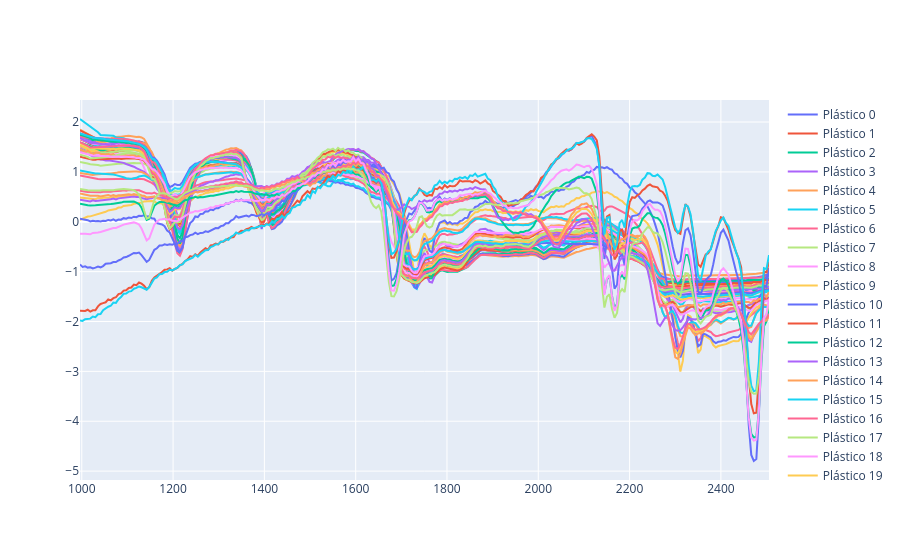

Notebook code cell kept with this figure:
### Code cell
espectros_muestras(props=props, img=sonabia_binned_sliced, preprocesado="SNV")

### Figure 1 — Plotly figure (JSON) as saved in the notebook; plotly's stock layout.template omitted (floating-point values rounded to 4 significant figures; data arrays with more than 128 entries replaced by an {"elided": "..."} marker saying what was removed)
{"data": [{"mode": "lines", "name": "Plástico 0", "type": "scatter", "x": {"elided": "272 float values"}, "y": {"elided": "272 float values"}}, {"mode": "lines", "name": "Plástico 1", "type": "scatter", "x": {"elided": "272 float values"}, "y": {"elided": "272 float values"}}, {"mode": "lines", "name": "Plástico 2", "type": "scatter", "x": {"elided": "272 float values"}, "y": {"elided": "272 float values"}}, {"mode": "lines", "name": "Plástico 3", "type": "scatter", "x": {"elided": "272 float values"}, "y": {"elided": "272 float values"}}, {"mode": "lines", "name": "Plástico 4", "type": "scatter", "x": {"elided": "272 float values"}, "y": {"elided": "272 float values"}}, {"mode": "lines", "name": "Plástico 5", "type": "scatter", "x": {"elided": "272 float values"}, "y": {"elided": "272 float values"}}, {"mode": "lines", "name": "Plástico 6", "type": "scatter", "x": {"elided": "272 float values"}, "y": {"elided": "272 float values"}}, {"mode": "lines", "name": "Plástico 7", "type": "scatter", "x": {"elided": "272 float values"}, "y": {"elided": "272 float values"}}, {"mode": "lines", "name": "Plástico 8", "type": "scatter", "x": {"elided": "272 float values"}, "y": {"elided": "272 float values"}}, {"mode": "lines", "name": "Plástico 9", "type": "scatter", "x": {"elided": "272 float values"}, "y": {"elided": "272 float values"}}, {"mode": "lines", "name": "Plástico 10", "type": "scatter", "x": {"elided": "272 float values"}, "y": {"elided": "272 float values"}}, {"mode": "lines", "name": "Plástico 11", "type": "scatter", "x": {"elided": "272 float values"}, "y": {"elided": "272 float values"}}, {"mode": "lines", "name": "Plástico 12", "type": "scatter", "x": {"elided": "272 float values"}, "y": {"elided": "272 float values"}}, {"mode": "lines", "name": "Plástico 13", "type": "scatter", "x": {"elided": "272 float values"}, "y": {"elided": "272 float values"}}, {"mode": "lines", "name": "Plástico 14", "type": "scatter", "x": {"elided": "272 float values"}, "y": {"elided": "272 float values"}}, {"mode": "lines", "name": "Plástico 15", "type": "scatter", "x": {"elided": "272 float values"}, "y": {"elided": "272 float values"}}, {"mode": "lines", "name": "Plástico 16", "type": "scatter", "x": {"elided": "272 float values"}, "y": {"elided": "272 float values"}}, {"mode": "lines", "name": "Plástico 17", "type": "scatter", "x": {"elided": "272 float values"}, "y": {"elided": "272 float values"}}, {"mode": "lines", "name": "Plástico 18", "type": "scatter", "x": {"elided": "272 float values"}, "y": {"elided": "272 float values"}}, {"mode": "lines", "name": "Plástico 19", "type": "scatter", "x": {"elided": "272 float values"}, "y": {"elided": "272 float values"}}, {"mode": "lines", "name": "Plástico 20", "type": "scatter", "x": {"elided": "272 float values"}, "y": {"elided": "272 float values"}}, {"mode": "lines", "name": "Plástico 21", "type": "scatter", "x": {"elided": "272 float values"}, "y": {"elided": "272 float values"}}, {"mode": "lines", "name": "Plástico 22", "type": "scatter", "x": {"elided": "272 float values"}, "y": {"elided": "272 float values"}}, {"mode": "lines", "name": "Plástico 23", "type": "scatter", "x": {"elided": "272 float values"}, "y": {"elided": "272 float values"}}, {"mode": "lines", "name": "Plástico 24", "type": "scatter", "x": {"elided": "272 float values"}, "y": {"elided": "272 float values"}}, {"mode": "lines", "name": "Plástico 25", "type": "scatter", "x": {"elided": "272 float values"}, "y": {"elided": "272 float values"}}, {"mode": "lines", "name": "Plástico 26", "type": "scatter", "x": {"elided": "272 float values"}, "y": {"elided": "272 float values"}}, {"mode": "lines", "name": "Plástico 27", "type": "scatter", "x": {"elided": "272 float values"}, "y": {"elided": "272 float values"}}, {"mode": "lines", "name": "Plástico 28", "type": "scatter", "x": {"elided": "272 float values"}, "y": {"elided": "272 float values"}}, {"mode": "lines", "name": "Plástico 29", "type": "scatter", "x": {"elided": "272 float values"}, "y": {"elided": "272 float values"}}, {"mode": "lines", "name": "Plástico 30", "type": "scatter", "x": {"elided": "272 float values"}, "y": {"elided": "272 float values"}}, {"mode": "lines", "name": "Plástico 31", "type": "scatter", "x": {"elided": "272 float values"}, "y": {"elided": "272 float values"}}, {"mode": "lines", "name": "Plástico 32", "type": "scatter", "x": {"elided": "272 float values"}, "y": {"elided": "272 float values"}}, {"mode": "lines", "name": "Plástico 33", "type": "scatter", "x": {"elided": "272 float values"}, "y": {"elided": "272 float values"}}, {"mode": "lines", "name": "Plástico 34", "type": "scatter", "x": {"elided": "272 float values"}, "y": {"elided": "272 float values"}}, {"mode": "lines", "name": "Plástico 35", "type": "scatter", "x": {"elided": "272 float values"}, "y": {"elided": "272 float values"}}, {"mode": "lines", "name": "Plástico 36", "type": "scatter", "x": {"elided": "272 float values"}, "y": {"elided": "272 float values"}}, {"mode": "lines", "name": "Plástico 37", "type": "scatter", "x": {"elided": "272 float values"}, "y": {"elided": "272 float values"}}, {"mode": "lines", "name": "Plástico 38", "type": "scatter", "x": {"elided": "272 float values"}, "y": {"elided": "272 float values"}}, {"mode": "lines", "name": "Plástico 39", "type": "scatter", "x": {"elided": "272 float values"}, "y": {"elided": "272 float values"}}, {"mode": "lines", "name": "Plástico 40", "type": "scatter", "x": {"elided": "272 float values"}, "y": {"elided": "272 float values"}}, {"mode": "lines", "name": "Plástico 41", "type": "scatter", "x": {"elided": "272 float values"}, "y": {"elided": "272 float values"}}, {"mode": "lines", "name": "Plástico 42", "type": "scatter", "x": {"elided": "272 float values"}, "y": {"elided": "272 float values"}}, {"mode": "lines", "name": "Plástico 43", "type": "scatter", "x": {"elided": "272 float values"}, "y": {"elided": "272 float values"}}, {"mode": "lines", "name": "Plástico 44", "type": "scatter", "x": {"elided": "272 float values"}, "y": {"elided": "272 float values"}}, {"mode": "lines", "name": "Plástico 45", "type": "scatter", "x": {"elided": "272 float values"}, "y": {"elided": "272 float values"}}, {"mode": "lines", "name": "Plástico 46", "type": "scatter", "x": {"elided": "272 float values"}, "y": {"elided": "272 float values"}}, {"mode": "lines", "name": "Plástico 47", "type": "scatter", "x": {"elided": "272 float values"}, "y": {"elided": "272 float values"}}, {"mode": "lines", "name": "Plástico 48", "type": "scatter", "x": {"elided": "272 float values"}, "y": {"elided": "272 float values"}}], "layout": {}}
